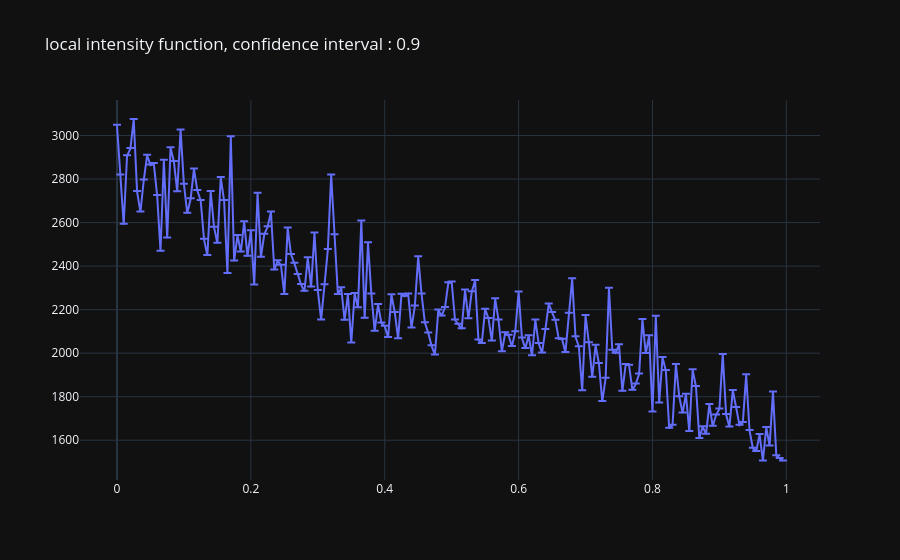
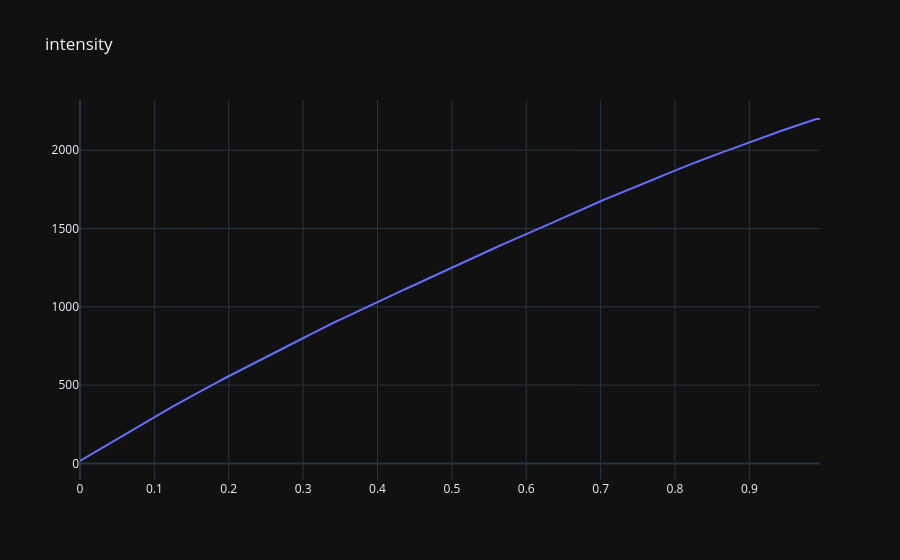
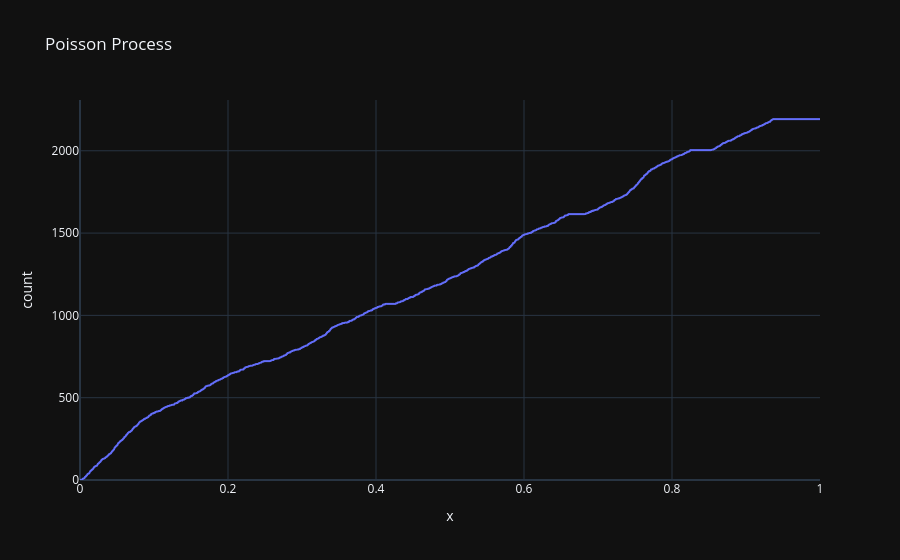

The notebook cell these images were saved under, in order:
### Code cell
LOCAL_MODEL_2024 = Global_Local_Model_Regular_Sampling(bandwidth=0.2, horizon=1, m=1000, T=sorted_merged_data[2024][0], alpha=0.1, k=200)
print(LOCAL_MODEL_2024)

### Figure 1 — Plotly figure (JSON) as saved in the notebook; plotly's stock layout.template omitted (floating-point values rounded to 4 significant figures; data arrays with more than 128 entries replaced by an {"elided": "..."} marker saying what was removed)
{"data": [{"error_y": {"array": {"elided": "200 float values"}, "arrayminus": {"elided": "200 float values"}, "symmetric": false, "type": "data"}, "type": "scatter", "x": {"elided": "200 float values"}, "y": {"elided": "200 float values"}}], "layout": {"title": {"text": "local intensity function, confidence interval : 0.9"}}}

### Figure 2 — Plotly figure (JSON) as saved in the notebook; plotly's stock layout.template omitted (floating-point values rounded to 4 significant figures; data arrays with more than 128 entries replaced by an {"elided": "..."} marker saying what was removed)
{"data": [{"type": "scatter", "x": {"elided": "200 float values"}, "y": {"elided": "200 float values"}}], "layout": {"title": {"text": "intensity"}}}

### Figure 3 — Plotly figure (JSON) as saved in the notebook; plotly's stock layout.template omitted (floating-point values rounded to 4 significant figures; data arrays with more than 128 entries replaced by an {"elided": "..."} marker saying what was removed)
{"data": [{"hovertemplate": "x=%{x}<br>count=%{y}<extra></extra>", "legendgroup": "", "line": {"dash": "solid", "shape": "hv"}, "marker": {"color": "#636efa", "symbol": "circle"}, "mode": "lines", "name": "", "showlegend": false, "type": "scattergl", "x": {"elided": "2193 float values"}, "xaxis": "x", "y": {"elided": "2193 int values"}, "yaxis": "y"}], "layout": {"legend": {"tracegroupgap": 0}, "title": {"text": "Poisson Process"}, "xaxis": {"anchor": "y", "domain": [0, 1], "title": {"text": "x"}}, "yaxis": {"anchor": "x", "domain": [0, 1], "rangemode": "tozero", "title": {"text": "count"}}}}
